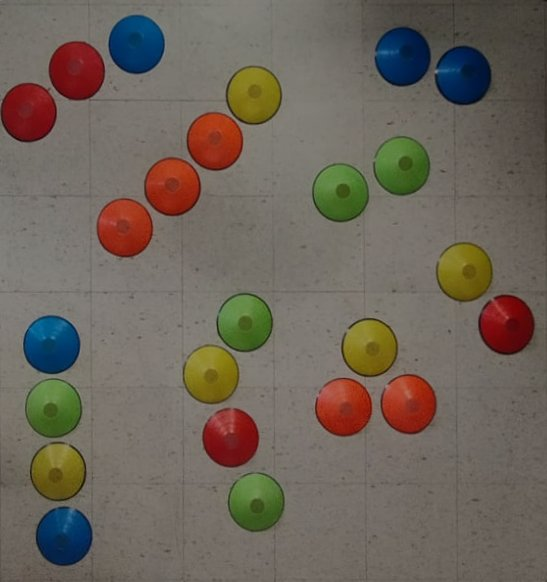
#> input picture Lab_5.jpg, 547 x 582 px
$ python 2-Python_solve_map.py
#> lines starting #> are read from the running program, lines starting #| are printed output that depends on the picture
import os
import matplotlib.pyplot as plt

# Ruta del archivo .exe a ejecutar
ruta_exe = "p_trayectoria.exe"

# Ruta del archivo de datos generado por el .exe
ruta_datos = "tray.txt"

# Ruta del archivo de obstáculos
ruta_obstaculos = "obstaculos1.txt"

# Número de veces que se ejecutará el archivo .exe
num_ejecuciones = 1

# Lista para almacenar los datos del archivo de texto
homotopy_path = []

# Lista para almacenar los obstáculos
obstaculos = []

for _ in range(num_ejecuciones):
    os.system(ruta_exe)

    # Leer el archivo de datos generado
    with open(ruta_datos, 'r') as archivo:
        lineas = archivo.readlines()

        # Extraer los datos de cada línea y almacenarlos en la lista
        for linea in lineas:
            elementos = linea.strip().split('\t')
            x = float(elementos[0])
            y = float(elementos[1])
            homotopy_path.append((x, y))

    # Leer el archivo de obstáculos
    with open(ruta_obstaculos, 'r') as archivo_obstaculos:
        lineas_obstaculos = archivo_obstaculos.readlines()

        # Extraer los datos de cada línea y almacenarlos en la lista de obstáculos
        for linea_obstaculo in lineas_obstaculos:
            elementos_obstaculo = linea_obstaculo.strip().split('\t')
            x_obstaculo = float(elementos_obstaculo[0])
            y_obstaculo = float(elementos_obstaculo[1])
            radio_obstaculo = float(elementos_obstaculo[2])
            obstaculos.append((x_obstaculo, y_obstaculo, radio_obstaculo))
#> this loop made 1 pass; (reads tray.txt from the repository)

# Graficar los datos y obstáculos
x_vals = [dato[0] for dato in homotopy_path]
y_vals = [dato[1] for dato in homotopy_path]

plt.scatter(x_vals, y_vals, color='blue', label='homotopy_path')

for obstaculo in obstaculos:
    x_obstaculo, y_obstaculo, radio_obstaculo = obstaculo
    circulo = plt.Circle((x_obstaculo, y_obstaculo), radio_obstaculo, color='red', fill=False)
    plt.gca().add_patch(circulo)


fig_image = plt.imread("Lab_5.jpg")
#> fig_image is the input picture: shape (582, 547, 3); mean R, G, B 109.7, 100.8, 90.2
alto_px, ancho_px, _ = fig_image.shape
#> alto_px = 582; ancho_px = 547
print("tamano=", alto_px, ancho_px)
#| tamano= 582 547
plt.imshow(fig_image, extent=[0, ancho_px, 0, alto_px], aspect='auto', origin='lower')


plt.xlabel('X')
plt.ylabel('Y')
plt.title('Homotopy path')
plt.legend()
plt.show()
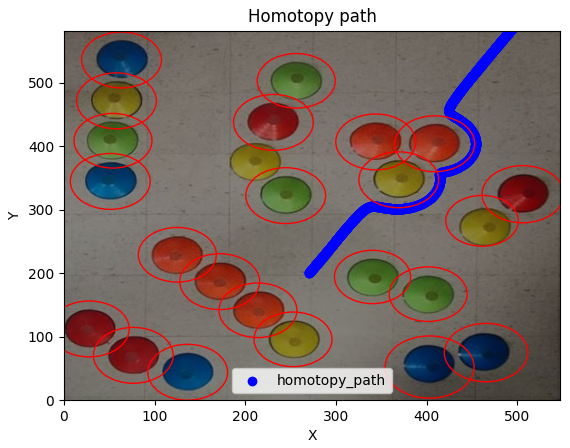
#> figure drawn by matplotlib, 1 panel
